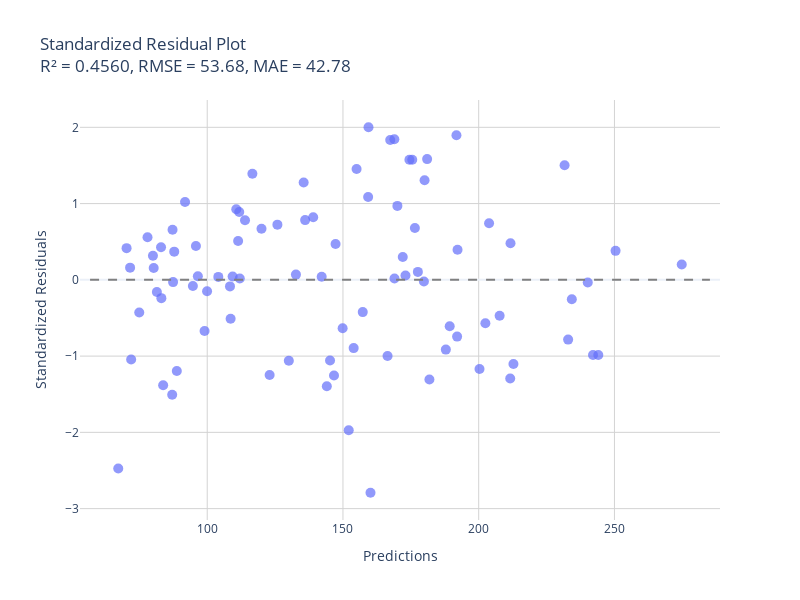

Notebook code cell kept with this figure:
### Code cell
create_residual_plot(diabetes_rf_results)
